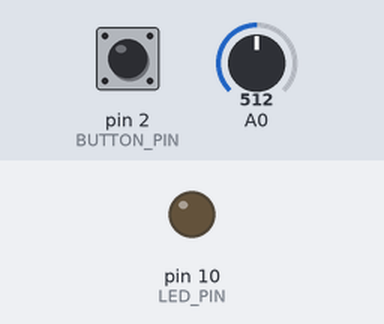
Recording of a sketch running on a simulated Arduino Uno, built with avr-gcc and run on an emulated ATmega328P. Shown: output pins drawn as LEDs (lit = HIGH). The inputs (shaded band) are chosen by the test bench; at power-on: pin 2 (BUTTON_PIN) HIGH, A0 = 512. What the sketch prints to the serial monitor is not drawn.

Above: at 1.2 s.
1.3 s: pin 2 (BUTTON_PIN) pulled LOW for 0.15 s
At 2.2 s:
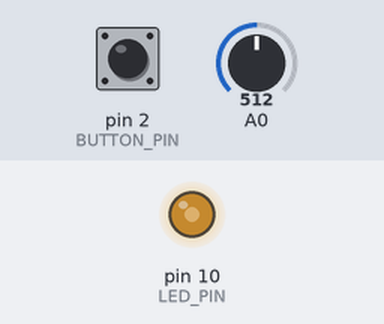
2.9 s: A0 set to 716
At 3.8 s:
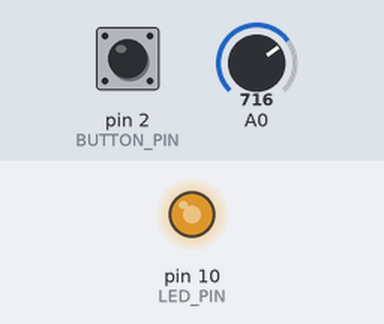
4.4 s: A0 set to 900
At 5.0 s:
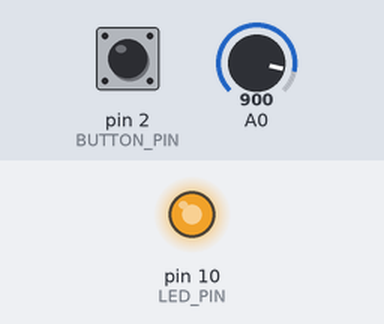
5.9 s: A0 set to 122
At 7.1 s:
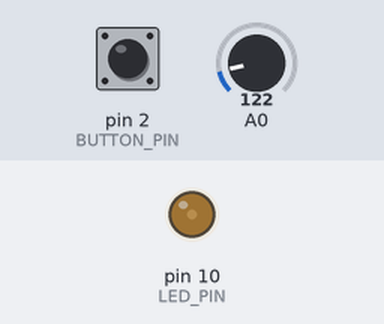
7.4 s: A0 set to 511
At 8.3 s:
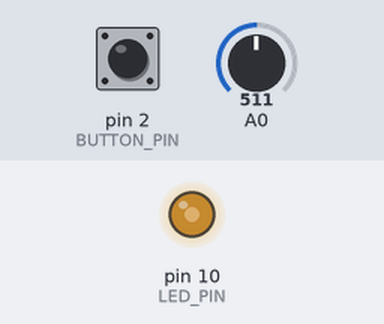
8.9 s: A0 set to 0
At 9.5 s:
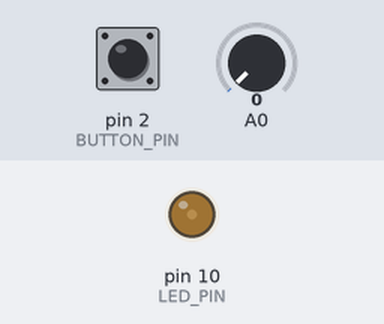
Timing chart, 0 to 11.4 s (numbered marks = the images above; inputs shaded):
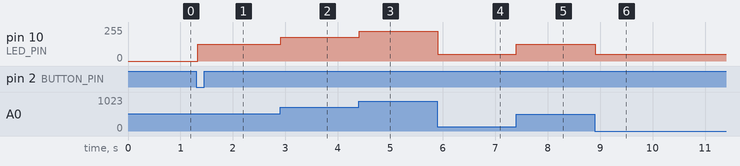

Measured:
- after the input at 1.3 s, pin 10 (LED_PIN): 0/255 → 127/255 at once
- after the input at 2.9 s, pin 10 (LED_PIN): 127/255 → 178/255 at once
- after the input at 4.4 s, pin 10 (LED_PIN): 178/255 → 224/255 at once
- after the input at 5.9 s, pin 10 (LED_PIN): 224/255 → 50/255 at once
- after the input at 7.4 s, pin 10 (LED_PIN): 50/255 → 127/255 at once
- after the input at 8.9 s, pin 10 (LED_PIN): 127/255 → 50/255 at once

The sketch:

ti02.ino
```cpp
const int BUTTON_PIN = 2;
const int LED_PIN = 10;
// LED I BUTTON
int lastState = HIGH;  // Recordem l'estat anterior del botó (no premut)
bool on = false;       // El LED comença apagat (false = apagat)


void setup() {

  // POTENCIOMETRE/SERIAL
  Serial.begin(9600);  // inicialitzar serial

  // LED I BUTTON
  pinMode(BUTTON_PIN, INPUT_PULLUP);  // Configurem el botó com a entrada
  pinMode(LED_PIN, OUTPUT);           // Configurem el LED com a sortida
}


void loop() {

  // POTENCIOMETRE/SERIAL
  int raw = analogRead(A0);               // Llegim el potenciometre
  int level = map(raw, 0, 1023, 0, 255);  // Convertim el valor a brillantor
  level = constrain(level, 50, 255);       // Limitem el valor entre 0 i 255
  Serial.println(raw);                    // Mostrem el valor al Serial Monitor

  // LED I BUTTON
  int state = digitalRead(BUTTON_PIN);  // Llegim l'estat actual del botó

  if (lastState == HIGH && state == LOW) {  // Detectem quan premem el botó
    on = !on;                               // Canviem l'estat: encès passa a apagat i a l'inrevés
    delay(30);                              // Esperem 30 mil·lisegons per evitar errors de lectura
  }
  lastState = state;
  // CONTROL DE LA BRILLANTOR
  if (on) {
    analogWrite(LED_PIN, level);  // LED encès amb brillantor regulable
  }
  else {
    analogWrite(LED_PIN, 0);  // LED apagat
  }
}
```
